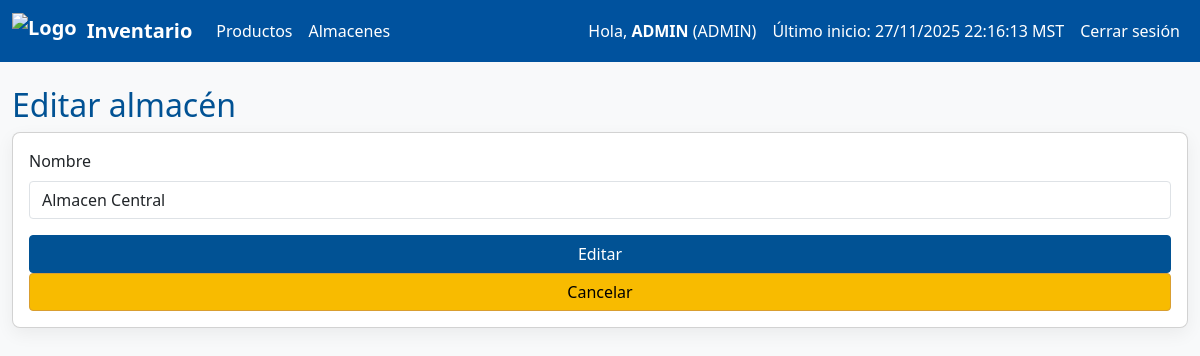
Screenshot of /almacenes/edit/1 (signed in) with the database file from the repository.
### app/models.py (models this page shows, shortened)
class User(UserMixin, db.Model):
    __tablename__ = 'usuarios'
    nombre = db.Column(db.String(64), primary_key=True)  # nombre como PK (requisito)
    password = db.Column(db.String(255), nullable=False)
    fecha_hora_ultimo_inicio = db.Column(db.DateTime, nullable=True)  # <-- usado por el requisito
    rol = db.Column(db.String(20), nullable=False)

class Almacen(db.Model):
    __tablename__ = 'almacenes'
    id = db.Column(db.Integer, primary_key=True)
    nombre = db.Column(db.String(200), nullable=False)
    fecha_hora_creacion = db.Column(db.DateTime, nullable=False, default=now_utc)
    fecha_hora_ultima_modificacion = db.Column(db.DateTime, nullable=True, onupdate=now_utc)
    ultimo_usuario_en_modificar = db.Column(db.String(64), nullable=True)
    productos = db.relationship('Producto', back_populates='almacen', cascade="all, delete-orphan")

### app/warehouses.py (the view, shortened to what this page needs)
@bp.route('/edit/<int:id>', methods=['GET', 'POST'])
@login_required
@role_required('ADMIN', 'ALMACENES')
def edit(id):
    a = Almacen.query.get_or_404(id)
    return render_template('warehouses/form.html', almacen=a, action='Editar')

### app/models.py (called while the page is built)
@login_manager.user_loader
def load_user(user_id):
    return db.session.get(User, user_id)

### app/templates/warehouses/form.html
{% extends "base.html" %}
{% block content %}
<h2>{{ action }} almacén</h2>
<form method="post" class="card p-3">
  <div class="mb-3">
    <label class="form-label">Nombre</label>
    <input class="form-control" type="text" name="nombre" value="{{ almacen.nombre if almacen else '' }}" required>
  </div>
  <button class="btn btn-primary btn-rounded">{{ action }}</button>
  <a class="btn btn-secondary btn-rounded" href="{{ url_for('warehouses.list') }}">Cancelar</a>
</form>
{% endblock %}

### app/templates/base.html (shortened to what this page needs)
<!doctype html>
<html lang="es">
<head>
  <link href="https://cdn.jsdelivr.net/npm/bootstrap@5.3.2/dist/css/bootstrap.min.css" rel="stylesheet">
  <link rel="stylesheet" href="{{ url_for('static', filename='css/style.css') }}">
</head>
<body class="bg-light">
<nav class="navbar navbar-expand-lg navbar-dark bg-unison">
  <div class="container-fluid">
    <a class="navbar-brand d-flex align-items-center" href="{{ url_for('index') }}">
      <img src="{{ url_for('static', filename='images/Escudo-Color.png') }}" alt="Logo" style="height:36px; margin-right:10px;">
      <span>Inventario</span>
    </a>
    <div class="collapse navbar-collapse" id="mainNav">
      <ul class="navbar-nav me-auto mb-2 mb-lg-0">
        <li class="nav-item"><a class="nav-link" href="{{ url_for('products.list') }}">Productos</a></li>
        <li class="nav-item"><a class="nav-link" href="{{ url_for('warehouses.list') }}">Almacenes</a></li>
      </ul>
      <ul class="navbar-nav ms-auto">
        {% if current_user.is_authenticated %}
          <li class="nav-item">
            <span class="nav-link">Hola, <strong>{{ current_user.nombre }}</strong> ({{ current_user.rol }})</span>
          </li>
          {% if current_user.fecha_hora_ultimo_inicio %}
            <li class="nav-item">
              <span class="nav-link small">Último inicio: {{ current_user.fecha_hora_ultimo_inicio | local_dt }}</span>
            </li>
          {% endif %}
          <li class="nav-item"><a class="nav-link" href="{{ url_for('auth.logout') }}">Cerrar sesión</a></li>
        {% else %}
          <li class="nav-item"><a class="nav-link" href="{{ url_for('auth.login') }}">Iniciar sesión</a></li>
        {% endif %}
      </ul>
    </div>
  </div>
</nav>
<div class="container mt-4">
  {% block content %}{% endblock %}
</div>
</body>
</html>

### app/static/css/style.css (style rules this page uses)
:root { --azul-unison:#00529e; --azul-oscuro:#015294; --dorado:#f8bb00; --dorado-oscuro:#d99e30; --radio: 4px; }
body { font-family: "Segoe UI", "Segoe UI Historic", system-ui, -apple-system, Roboto, "Helvetica Neue", Arial, sans-serif; color: #111; }
.container { max-width: 1200px; }
.bg-unison { background-color: var(--azul-unison) !important; }
.navbar .nav-link { color: #fff !important; }
.navbar .navbar-brand { color: #fff !important; font-weight:600; }
.btn-rounded { border-radius: var(--radio) !important; }
.btn { border-radius: var(--radio) !important; }
input.form-control, textarea.form-control, select.form-select { border-radius: var(--radio) !important; }
.btn-primary { background-color: var(--azul-oscuro) !important; border-color: var(--azul-oscuro) !important; color: #fff !important; }
.btn-secondary { background-color: var(--dorado) !important; border-color: var(--dorado-oscuro) !important; color: #000 !important; }
.card { border-radius: 8px; box-shadow: 0 6px 18px rgba(0,0,0,0.06); }
h1, h2, h3 { color: var(--azul-oscuro); }

### app/templates/base.html (style rules this page uses)
body { font-family: "Segoe UI", "Segoe UI Historic", system-ui, -apple-system, Roboto, "Helvetica Neue", Arial, sans-serif; }

### rows the page displays
User: nombre "ADMIN", rol "ADMIN", fecha_hora_ultimo_inicio|local_dt "27/11/2025 22:16:13 MST"
Almacen: nombre "Almacen Central"

### other values shown
{{ action }} "Editar"
